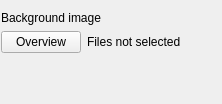
               <widget class="QWidget" name="bodyImageTab">
                <attribute name="title">
                 <string>Use images</string>
                </attribute>
                <layout class="QGridLayout" name="gridLayout_10">
                 <property name="leftMargin">
                  <number>1</number>
                 </property>
                 <property name="rightMargin">
                  <number>1</number>
                 </property>
                 <item row="1" column="0">
                  <layout class="QHBoxLayout" name="horizontalLayout_17">
                   <item>
                    <widget class="QPushButton" name="bodyImgButton">
                     <property name="styleSheet">
                      <string notr="true"/>
                     </property>
                     <property name="text">
                      <string>Overview</string>
                     </property>
                    </widget>
                   </item>
                   <item>
                    <widget class="QLabel" name="bodyImgNameLabel">
                     <property name="text">
                      <string>Files not selected</string>
                     </property>
                    </widget>
                   </item>
                   <item>
                    <spacer name="horizontalSpacer_14">
                     <property name="orientation">
                      <enum>Qt::Horizontal</enum>
                     </property>
                     <property name="sizeHint" stdset="0">
                      <size>
                       <width>40</width>
                       <height>20</height>
                      </size>
                     </property>
                    </spacer>
                   </item>
                  </layout>
                 </item>
                 <item row="0" column="0">
                  <widget class="QLabel" name="label_33">
                   <property name="styleSheet">
                    <string notr="true"/>
                   </property>
                   <property name="text">
                    <string>Background image</string>
                   </property>
                  </widget>
                 </item>
                 <item row="2" column="0">
                  <spacer name="verticalSpacer_4">
                   <property name="orientation">
                    <enum>Qt::Vertical</enum>
                   </property>
                   <property name="sizeHint" stdset="0">
                    <size>
                     <width>20</width>
                     <height>40</height>
                    </size>
                   </property>
                  </spacer>
                 </item>
                </layout>
               </widget>
